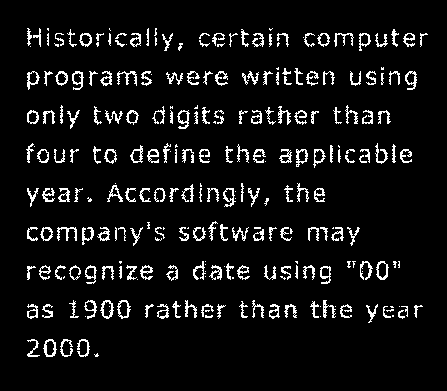
//> input picture 05_Morphology/Code_05_morphology_solution/05_morphology_solution/data/text1.tiff, 447 x 391 px
$ ./main   (built with g++ and OpenCV 4)
//> lines starting //> are read from the running program, lines starting //| are printed output that depends on the picture; after the words box and inside, x2 and y2 are one past the last pixel; in counts of white or black regions, pixels touching at a corner belong together
### 05_Morphology/Code_05_morphology_solution/05_morphology_solution/src/Morphology.h
#ifndef MORPHOLOGICLAL_H
#define MORPHOLOGICLAL_H

#include <opencv2/core/core.hpp>

class Morphology
{
public:
    Morphology();
    ~Morphology();

    void dilate(const cv::Mat &input, cv::Mat &output, const cv::Mat &kernel);
    void erode(const cv::Mat &input, cv::Mat &output, const cv::Mat &kernel);
    void subtract(const cv::Mat &input, cv::Mat &output, const cv::Mat &subtract);

    cv::Mat getKernelPlus();
    cv::Mat getKernelLine();
    cv::Mat getKernelFull(int size);

private:
    cv::Mat kernel3x3Plus;
    cv::Mat kernel1x5Line;
    cv::Mat kernel3x3Full, kernel4x4Full;
};

#endif /* MORPHOLOGICLAL_H */

### 05_Morphology/Code_05_morphology_solution/05_morphology_solution/src/imshow_multiple.h
#include <stdarg.h>

#include <opencv2/core/core.hpp>
#include <opencv2/highgui/highgui.hpp>
#include <opencv2/imgproc/imgproc.hpp>

///////////////////////////////////////////////////////////////////////////////
// show multiple images in one single window
///////////////////////////////////////////////////////////////////////////////
void imshow_multiple(const cv::string &winname, int nArgs, ...)
{
    // check number of images to show
    if(nArgs <= 0) {
        printf("No images specified\n");
        return;
    }
    else if(nArgs > 5) {
        printf("Too many images spacified\n");
        return;
    }

    // get the first image and its dimensions
    va_list args;
    va_start(args, nArgs);
    cv::Mat *pImg = va_arg(args, cv::Mat*);
    int rows = pImg->rows;
    int cols = pImg->cols;
    va_end(args);

    // create new big image to display all the others in a row
    cv::Mat imgMultiple(rows, cols * nArgs, pImg->type());

    // loop through all images and copy to the big one
    va_start(args, nArgs);

    for (int n = 0; n < nArgs; ++n)
    {
        pImg = va_arg(args, cv::Mat*);
        cv::Rect ROI(cols * n, 0, cols, rows);
        pImg->copyTo(imgMultiple(ROI));
    }

    // show the newly created image
    cv::imshow(winname, imgMultiple);

    va_end(args);
}

### 05_Morphology/Code_05_morphology_solution/05_morphology_solution/src/Morphology.cpp
#include <iostream>
#include <math.h>

#include <opencv2/imgproc/imgproc.hpp>
#include <opencv2/highgui/highgui.hpp>

#include "Morphology.h"

////////////////////////////////////////////////////////////////////////////////////
// constructor. initialize the kernels
////////////////////////////////////////////////////////////////////////////////////
Morphology::Morphology()
{
    // Initialize kernels
    uchar kernel3x3_plus[3 * 3] = {
        0, 1, 0,
        1, 1, 1,
        0, 1, 0 };
    kernel3x3Plus = cv::Mat(3, 3, CV_8U, kernel3x3_plus).clone();

    uchar kernel1x5_line[5] = { 1, 1, 1, 1, 1 };
    kernel1x5Line = cv::Mat(5, 1, CV_8U, kernel1x5_line).clone();

    uchar kernel3x3_full[3 * 3] = {
        1, 1, 1,
        1, 1, 1,
        1, 1, 1 };
    kernel3x3Full = cv::Mat(3, 3, CV_8U, kernel3x3_full).clone();

    uchar kernel4x4_full[4 * 4] = {
        1, 1, 1, 1,
        1, 1, 1, 1,
        1, 1, 1, 1,
        1, 1, 1, 1 };
    kernel4x4Full = cv::Mat(4, 4, CV_8U, kernel4x4_full).clone();
}

Morphology::~Morphology(){}

cv::Mat Morphology::getKernelPlus()
{
    return kernel3x3Plus;
}

cv::Mat Morphology::getKernelLine()
{
    return kernel1x5Line;
}

// [6 lines left out: function getKernelFull, not called in this run]

void Morphology::dilate(const cv::Mat &input, cv::Mat &output, const cv::Mat &kernel)
{
    if (input.empty() || kernel.empty())
    {
        std::cout << "One ore more inputs are empty!" << std::endl;
        return;
    }

    int rows = input.rows;
    int cols = input.cols;

    int kRows = kernel.rows;
    int kCols = kernel.cols;

    int refPointX = (kCols - 1) / 2;
    int refPointY = (kRows - 1) / 2;

    output.release();
    output = cv::Mat::zeros(rows, cols, CV_8U);

    for (int r = 0; r < rows - kRows; ++r)
    {
        uchar *pOutput = output.ptr<uchar>(r + refPointY) + refPointX;

        for (int c = 0; c < cols - kCols; ++c)
        {
            bool found = false;

            for (int kr = 0; kr < kRows; ++kr)
            {
                const uchar *pInput = input.ptr<uchar>(r + kr) + c;
                const uchar *pKernel = kernel.ptr<uchar>(kr);

                for (int kc = 0; kc < kCols; ++kc)
                {
                    if (*pKernel > 0 && *pInput > 0)
                    {
                        found = true;
                        break;
                    }
                    ++pKernel;
                    ++pInput;
                }
                if (found)
                    break;
            }
            *pOutput = found ? 255 : 0;
            pOutput++;
        }
    }
}

void Morphology::erode(const cv::Mat &input, cv::Mat &output, const cv::Mat &kernel)
{
    if (input.empty() || kernel.empty())
    {
        std::cout << "One ore more inputs are empty!" << std::endl;
        return;
    }

    int rows = input.rows;
    int cols = input.cols;

    int kRows = kernel.rows;
    int kCols = kernel.cols;

    int refPointX = (kCols - 1) / 2;
    int refPointY = (kRows - 1) / 2;

    output.release();
    output = cv::Mat::zeros(rows, cols, CV_8U);

    for (int r = 0; r < rows - kRows; ++r)
    {
        uchar *pOutput = output.ptr<uchar>(r + refPointY) + refPointX;

        for (int c = 0; c < cols - kCols; ++c)
        {
            bool found = false;

            for (int kr = 0; kr < kRows; ++kr)
            {
                const uchar *pInput = input.ptr<uchar>(r + kr) + c;
                const uchar *pKernel = kernel.ptr<uchar>(kr);

                for (int kc = 0; kc < kCols; ++kc)
                {
                    if (*pKernel > 0 && *pInput == 0)
                    {
                        found = true;
                        break;
                    }
                    ++pKernel;
                    ++pInput;
                }
                if (found)
                    break;
            }
            *pOutput = found ? 0 : 255;
            pOutput++;
        }
    }
}

// [39 lines left out: function subtract, not called in this run]

### 05_Morphology/Code_05_morphology_solution/05_morphology_solution/src/main.cpp
#include <iostream>

#include <opencv2/core/core.hpp>
#include <opencv2/highgui/highgui.hpp>
#include <opencv2/imgproc/imgproc.hpp>

#include "imshow_multiple.h"
#include "Morphology.h"

int main(int argc, char *argv[])
{
    //create class instance
    Morphology *morphology = new Morphology();

    ///////////////////////////////////////////////////////////////////////////////
    // Closing: dilate then erode
    ///////////////////////////////////////////////////////////////////////////////

    // Closing #1
    cv::Mat imgText1 = cv::imread(INPUTIMAGEDIR "/text1.tiff", CV_LOAD_IMAGE_GRAYSCALE);
//> imgText1: 391 rows x 447 cols, CV_8UC1; 7.2% white in thin lines or dots, all inside (x1, y1, x2, y2) = (26, 28, 428, 357)
    cv::threshold(imgText1, imgText1, 0, 255, CV_THRESH_BINARY);
    cv::Mat imgtext1Dilated, imgText1Eroded;
    morphology->dilate(imgText1, imgtext1Dilated, morphology->getKernelPlus());
//> after the loop in dilate, `for (int r = 0; r < rows - kRows; ++r)`:
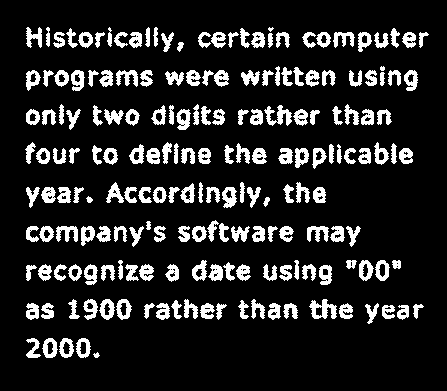
//> output: 391 rows x 447 cols, CV_8UC1; 14.4% white; 191 white regions (1 under 20 px), largest, box (x1, y1, x2, y2) and area: (309, 299, 337, 319) 306, (264, 105, 292, 126) 289, (56, 226, 78, 242) 218
    morphology->erode(imgtext1Dilated, imgText1Eroded, morphology->getKernelPlus());
//> after the loop in erode, `for (int r = 0; r < rows - kRows; ++r)`:
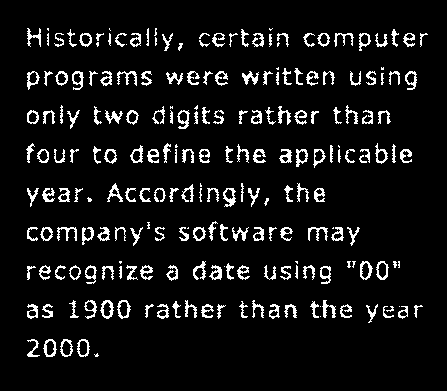
//> output: 391 rows x 447 cols, CV_8UC1; 7.8% white in thin lines or dots, all inside (x1, y1, x2, y2) = (26, 28, 428, 357)
    imshow_multiple("Closing #1, kernel 3x3 'plus'", 3, &imgText1, &imgtext1Dilated, &imgText1Eroded);

    // Closing #2
    cv::Mat imgText2 = cv::imread(INPUTIMAGEDIR "/text2.tiff", CV_LOAD_IMAGE_GRAYSCALE);
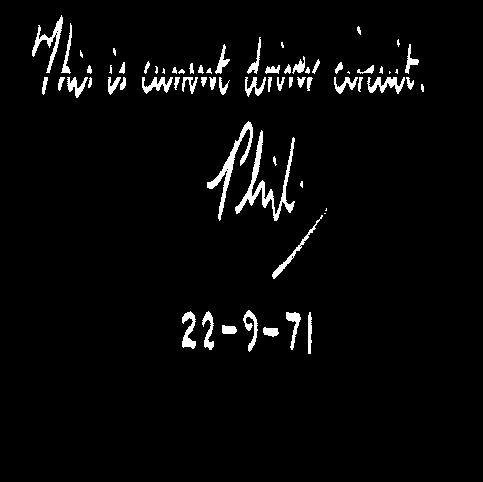
//> input picture 05_Morphology/Code_05_morphology_solution/05_morphology_solution/data/text2.tiff, 483 x 482 px
//> imgText2: 482 rows x 483 cols, CV_8UC1; 3.3% white; 69 white regions (13 under 20 px), largest, box (x1, y1, x2, y2) and area: (235, 130, 295, 221) 1066, (207, 121, 253, 221) 788, (32, 15, 63, 73) 445
    cv::threshold(imgText2, imgText2, 0, 255, CV_THRESH_BINARY);
    cv::Mat imgtext2Dilated, imgText2Eroded;
    morphology->dilate(imgText2, imgtext2Dilated, morphology->getKernelLine());
//> after the loop in dilate (call 2), `for (int r = 0; r < rows - kRows; ++r)`:
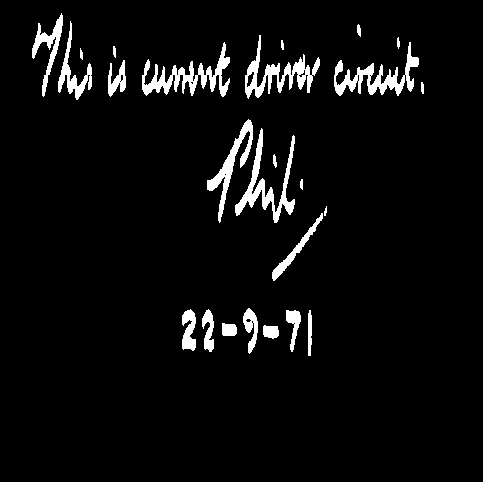
//> output: 482 rows x 483 cols, CV_8UC1; 4.8% white; 25 white regions, largest, box (x1, y1, x2, y2) and area: (142, 42, 230, 97) 1514, (334, 42, 419, 96) 1398, (235, 128, 295, 223) 1396
    morphology->erode(imgtext2Dilated, imgText2Eroded, morphology->getKernelLine());
//> after the loop in erode (call 2), `for (int r = 0; r < rows - kRows; ++r)`:
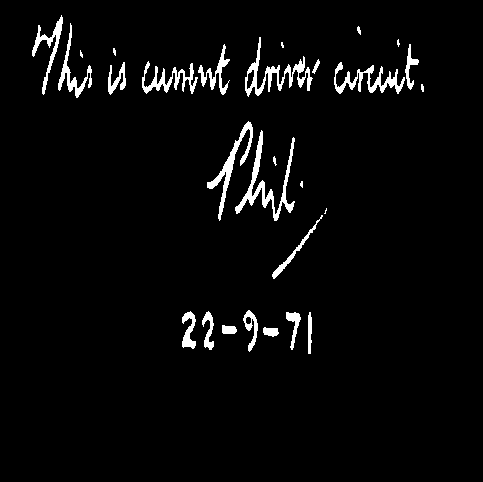
//> output: 482 rows x 483 cols, CV_8UC1; 3.4% white; 28 white regions (6 under 20 px), largest, box (x1, y1, x2, y2) and area: (235, 130, 295, 221) 1076, (245, 37, 313, 97) 938, (207, 121, 253, 221) 793
    imshow_multiple("Closing #2, kernel 1x5 'line'", 3, &imgText2, &imgtext2Dilated, &imgText2Eroded);

    // Closing #3
    cv::Mat imgClosing3 = cv::imread(INPUTIMAGEDIR "/dots.tiff", CV_LOAD_IMAGE_GRAYSCALE);
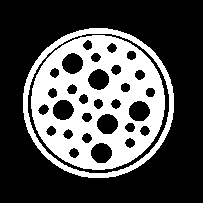
//> input picture 05_Morphology/Code_05_morphology_solution/05_morphology_solution/data/dots.tiff, 203 x 203 px
//> imgClosing3: 203 rows x 203 cols, CV_8UC1; 31.7% white; 2 white regions, box (x1, y1, x2, y2) and area: (31, 35, 165, 170) 10632, (23, 28, 174, 178) 2446
    cv::threshold(imgClosing3, imgClosing3, 0, 255, CV_THRESH_BINARY);
    cv::Mat imgKernelDot = cv::imread(INPUTIMAGEDIR "/kernel_dot.tiff", CV_LOAD_IMAGE_GRAYSCALE);
//> kernel_dot.tiff cannot be read in this run, so this picture is empty
    cv::threshold(imgKernelDot, imgKernelDot, 0, 255, CV_THRESH_BINARY);
    cv::Mat imgClosing3Dilated, imgClosing3Eroded;
    morphology->dilate(imgClosing3, imgClosing3Dilated, imgKernelDot);
    morphology->erode(imgClosing3Dilated, imgClosing3Eroded, imgKernelDot);
    imshow_multiple("Closing #3", 3, &imgClosing3, &imgClosing3Dilated, &imgClosing3Eroded);
//> (the run ends here: the program stops with an error, at `pImg->copyTo(imgMultiple(ROI));`)
